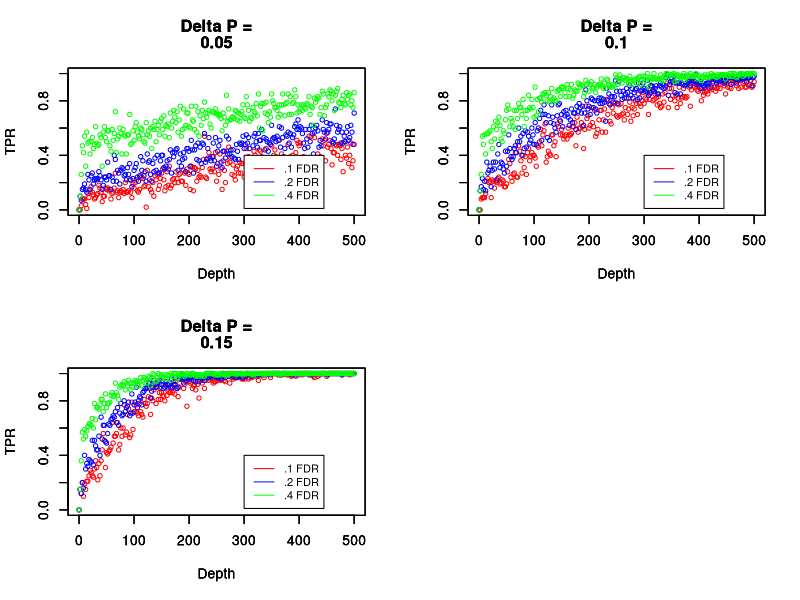

This chart was generated by the following R code: (Note: a time limit stopped this script after it produced the figure.)

fishersim = function(nm,nf,pm,pf){
  MP = rbinom(1,nm, pm)             #samples value for p
  FP = rbinom(1,nf,pf) 
  MQ = nm - MP                      #calculates rest of reads as q
  FQ = nf - FP
  mable = c(MP,MQ)                  # puts values into a column
  fable = c(FP,FQ)
  cable = cbind(mable,fable)        #makes a 2x2 table
  return (fisher.test(cable))
}



NfisherSim = function(N,nm,nf,pm,pf){
  mylist = c() 
  for (i in 1:N){
    mylist = append(mylist,c(fishersim(nm,nf,pm,pf)$p.value)) #collects N pvalues in a list
  } 
  return(mylist)    #returns list of N pvalues
}


false = NfisherSim(100,100,100,.5,.5)
true = NfisherSim(100,100,100,.5,.7)


tprGet = function(target,true,false){
  
  pcut = 1
  fpr = 1 
  tpr = 1 
  
  while(fpr >= target){
    fpr = (sum(false < pcut) / 100)
    tpr = (sum(true < pcut) / 100)
    pcut = pcut / 1.01
  }
  return(tpr)
}


tprGet(.05,true,false)


FPRlines = function(deltap){
  
  depth = seq(0,500,2)
  list1 = c()
  list2 = c()
  list3 = c()
  
  for (dep in depth){
    true = NfisherSim(100,dep,dep,.5,(.5+deltap))
    false = NfisherSim(100,dep,dep,.5,.5)
    
    entry1 = tprGet(.1,true,false)
    entry2 = tprGet(.2,true,false)
    entry3 = tprGet(.5,true,false)
    
    list1 = append(list1,entry1)
    list2 = append(list2,entry2)
    list3 = append(list3,entry3)
    
  }
  
  plot(depth,list1,ylim=c(0,1), ylab='TPR', xlab='Depth', main = c('Delta P =', deltap), col='red', cex = .7)
  par(new=TRUE)
  plot(depth,list2,ylim=c(0,1), ylab='TPR', xlab='Depth', main = c('Delta P =', deltap), col='blue', cex = .7)
  par(new=TRUE)
  plot(depth,list3,ylim=c(0,1), ylab='TPR', xlab='Depth', main = c('Delta P =', deltap), col='green', cex = .7)
  legend(300,.4, cex=.8, c(".1 FDR",".2 FDR",".4 FDR"), lty=c(1,1), lwd=c(1,1),col=c("red","blue","green"))
  
  
}




graphs = function(){
  list  = c()
  par(mfrow=c(2,2))
  
  q = FPRlines(.05)
  w = FPRlines(.1)
  e = FPRlines(.15)
  r = FPRlines(.2)
  
  list = append(list,q)
  list = append(list,w)
  list = append(list,e)
  list = append(list,r)
  
  return(list)
  }

graphs()
